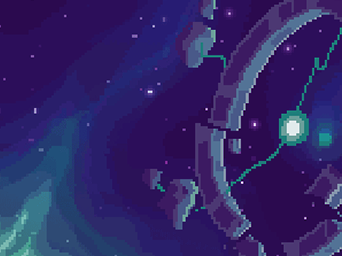

Tiled map render using the project's own tile images. Description and the whole map definition, tile-layer contents included, below:
An orthogonal 1x1 tile map with 342x256 px tiles, 2 tile layers (Capa de patrones 1, anim).

<map version="1.2" tiledversion="1.2.0" orientation="orthogonal" renderorder="right-down" width="1" height="1" tilewidth="342" tileheight="256" infinite="0" nextlayerid="3" nextobjectid="1">
 <tileset firstgid="1" name="mainmenu" tilewidth="342" tileheight="256" tilecount="24" columns="4">
  <image source="../gui/MainMenu_BG/mainmenu.png" width="1368" height="1536" />
  <tile id="0">
   <animation>
    <frame tileid="0" duration="100" />
    <frame tileid="4" duration="100" />
    <frame tileid="8" duration="100" />
    <frame tileid="12" duration="100" />
    <frame tileid="16" duration="100" />
    <frame tileid="20" duration="100" />
    <frame tileid="1" duration="100" />
    <frame tileid="5" duration="100" />
    <frame tileid="9" duration="100" />
    <frame tileid="13" duration="100" />
    <frame tileid="17" duration="100" />
    <frame tileid="21" duration="100" />
    <frame tileid="2" duration="100" />
    <frame tileid="6" duration="100" />
    <frame tileid="10" duration="100" />
    <frame tileid="14" duration="100" />
    <frame tileid="18" duration="100" />
    <frame tileid="22" duration="100" />
    <frame tileid="3" duration="100" />
    <frame tileid="7" duration="100" />
    <frame tileid="11" duration="100" />
    <frame tileid="15" duration="100" />
    <frame tileid="19" duration="100" />
    <frame tileid="23" duration="100" />
   </animation>
  </tile>
 </tileset>
 <layer id="2" name="Capa de patrones 1" width="1" height="1">
  <data>
   <tile gid="13" />
  </data>
 </layer>
 <layer id="1" name="anim" width="1" height="1">
  <data>
   <tile gid="1" />
  </data>
 </layer>
</map>
